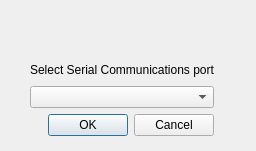
<?xml version="1.0" encoding="UTF-8"?>
<ui version="4.0">
 <class>Dialog</class>
 <widget class="QDialog" name="Dialog">
  <property name="geometry">
   <rect>
    <x>0</x>
    <y>0</y>
    <width>256</width>
    <height>151</height>
   </rect>
  </property>
  <property name="windowTitle">
   <string>Dialog</string>
  </property>
  <widget class="QWidget" name="">
   <property name="geometry">
    <rect>
     <x>30</x>
     <y>60</y>
     <width>184</width>
     <height>76</height>
    </rect>
   </property>
   <layout class="QGridLayout" name="gridLayout">
    <item row="0" column="0">
     <widget class="QLabel" name="label">
      <property name="text">
       <string>Select Serial Communications port</string>
      </property>
     </widget>
    </item>
    <item row="1" column="0">
     <widget class="QComboBox" name="selectCommPort"/>
    </item>
    <item row="2" column="0">
     <widget class="QDialogButtonBox" name="buttonBox">
      <property name="orientation">
       <enum>Qt::Horizontal</enum>
      </property>
      <property name="standardButtons">
       <set>QDialogButtonBox::Cancel|QDialogButtonBox::Ok</set>
      </property>
     </widget>
    </item>
   </layout>
  </widget>
 </widget>
 <resources/>
 <connections>
  <connection>
   <sender>buttonBox</sender>
   <signal>accepted()</signal>
   <receiver>Dialog</receiver>
   <slot>accept()</slot>
   <hints>
    <hint type="sourcelabel">
     <x>248</x>
     <y>254</y>
    </hint>
    <hint type="destinationlabel">
     <x>157</x>
     <y>274</y>
    </hint>
   </hints>
  </connection>
  <connection>
   <sender>buttonBox</sender>
   <signal>rejected()</signal>
   <receiver>Dialog</receiver>
   <slot>reject()</slot>
   <hints>
    <hint type="sourcelabel">
     <x>316</x>
     <y>260</y>
    </hint>
    <hint type="destinationlabel">
     <x>286</x>
     <y>274</y>
    </hint>
   </hints>
  </connection>
 </connections>
</ui>
